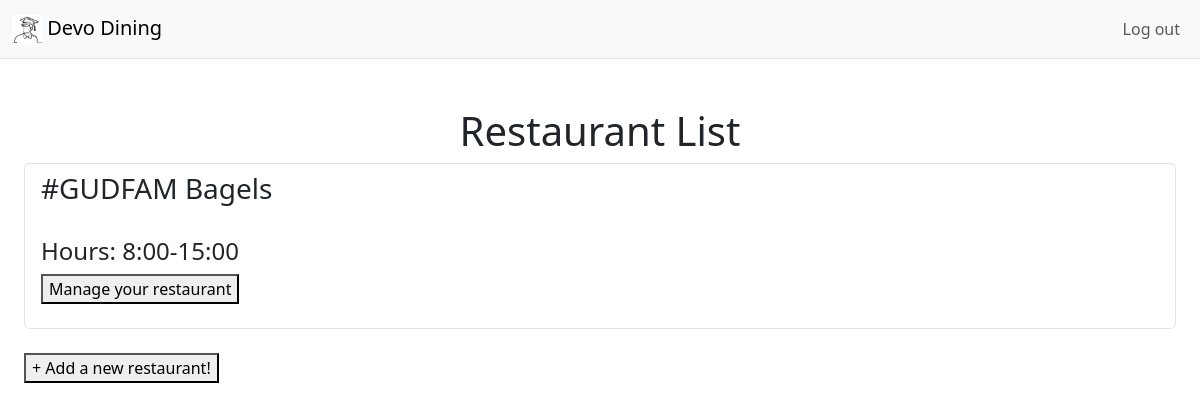
The app's page /restaurants (signed in), older data.
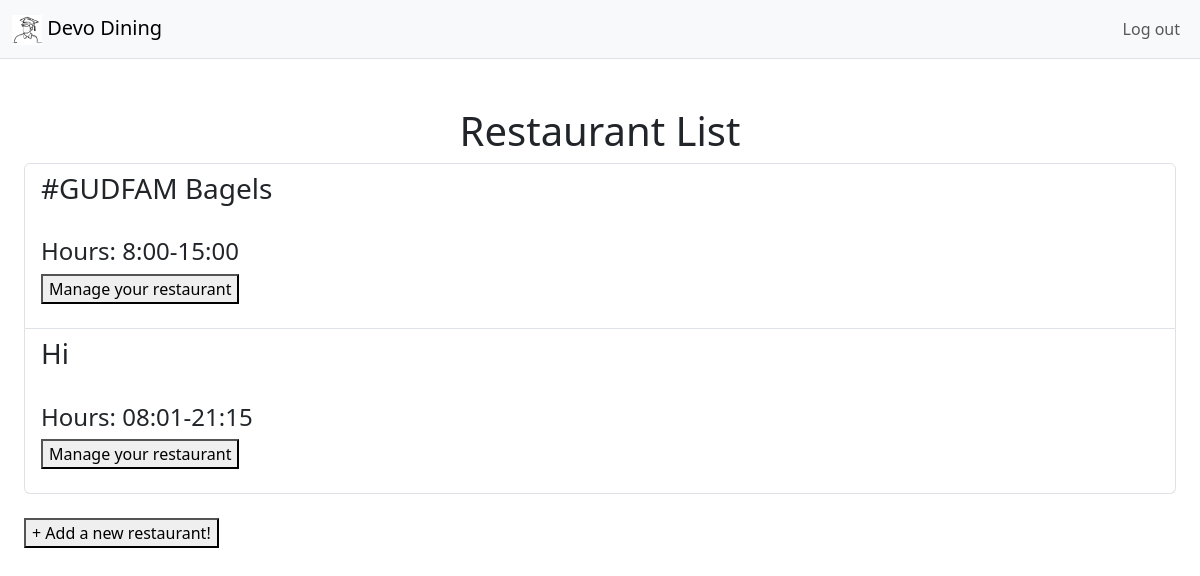
The same page, newer data.
### tables this page shows
CREATE TABLE RestaurantData (
                    name TEXT UNIQUE NOT NULL,
                    openTime TEXT NOT NULL,
                    closeTime TEXT NOT NULL,
                    timeBetweenReserves INTEGER NOT NULL,
                    owner TEXT NOT NULL);

### __init__.py (the view)
@app.route('/restaurants', methods=['GET', 'POST'])
def restaurants():
    if session.get("email") == None:
        return redirect("/")
    mode = session['accountType']
    name = session["email"]
    if mode == "customer":
        print("customer")
        li = db.getRestaurants()
    elif mode == "owner":
        print("owner")
        li = db.getRestaurantsOwner(name)
    else:
        return redirect("/logout")
    return render_template("restaurants.html", mode = mode, name = name, li = li)

### db.py (called while the page is built)
def getRestaurantsOwner(owner):
    print("Getting all restaurants")
    db = sqlite3.connect(DATABASE_NAME)
    c = db.cursor()
    c.execute("SELECT name, openTime, closeTime, timeBetweenReserves, owner FROM RestaurantData WHERE owner = ?", (owner,))
    return c.fetchall()

### templates/restaurants.html (shortened to what this page needs)
<html>
	<head>
		<link href="https://cdn.jsdelivr.net/npm/bootstrap@5.3.3/dist/css/bootstrap.min.css" rel="stylesheet">
		<link rel="stylesheet2" href="styles.css">
	</head>
	<body>
		<nav class="navbar navbar-expand-lg bg-body-tertiary border-bottom">
			<div class="container-fluid">
			 	<a class="navbar-brand" href="/">
					<img src="/static/flag.jpg" alt="Bootstrap" width="30" height="30">
					Devo Dining
				</a>
				<div class="mrt ml-auto">
					<ul class="navbar-nav">
						<a class="nav-link" href="/logout">Log out</a>
					</ul>
			  	</div>
			</div>
		</nav>
		<div class="m-4">
			<center><br><h1>Restaurant List</h1></center>
		{% if mode == "owner" %}
			<ul class="list-group">
				{% for rest in li %}
				<li class="list-group-item">
					<h3> {{ rest[0] }} </h3>
				<br>
				<h4> Hours: {{ rest[1] }}-{{ rest[2] }} </h4>
				{% if rest[4] == name %}
				<form action=/manage method="POST">
					<button name="restaurant" value= "{{ rest[0] }}" type="submit">Manage your restaurant</button>
				</form>
				{% else %}
				<form action=/reserve method="POST">
					<button name="restaurant" value= "{{ rest[0] }}" type="submit">Make a reservation!</button>
				</form>
				{% endif %}
				</li>
				{% endfor %}
			</ul>
			<br>
			<form action="/create" method="POST">
				<button >+ Add a new restaurant!</button>
			</form>
		{% endif %}
		</div>
	</body>
</html>

Row changes from the older to the newer data that the page shows:
added RestaurantData: name "Hi", openTime "08:01", closeTime "21:15"
